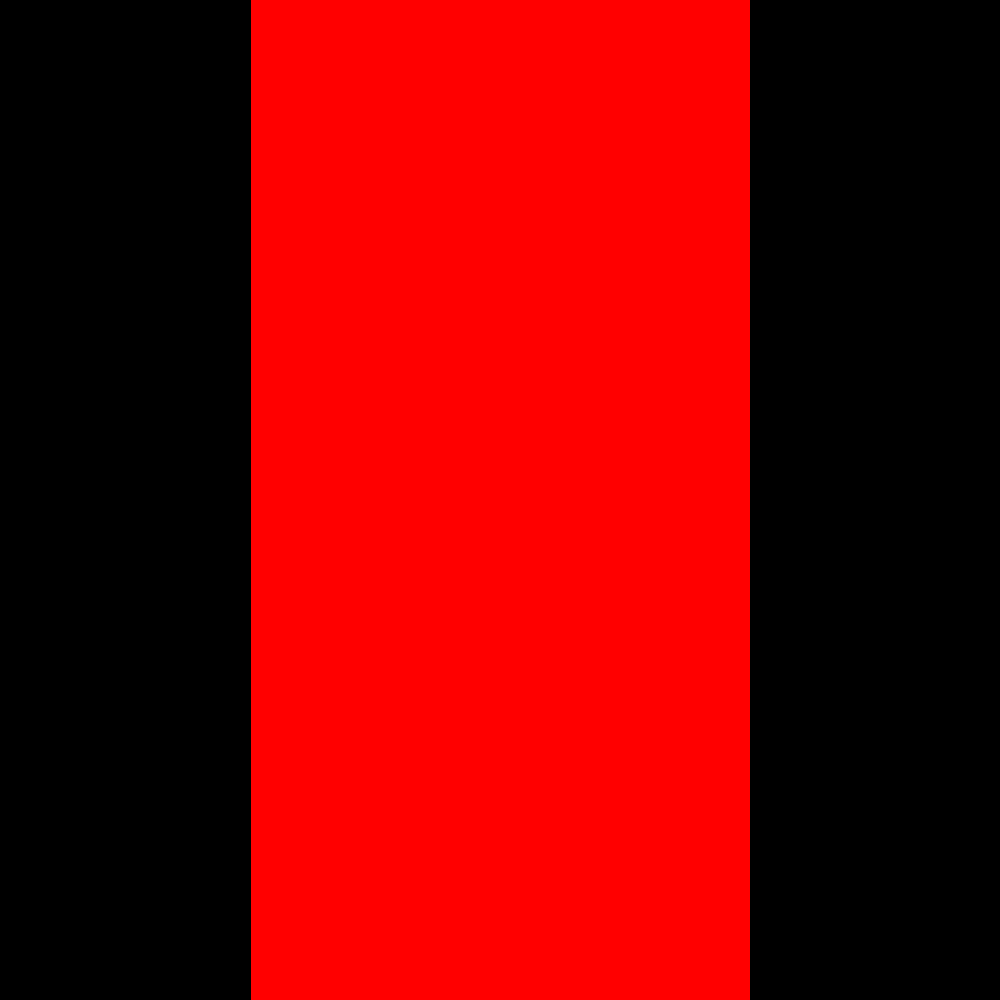

Here is the Python script that generated this plot:
""" Challenge: Cut off the left and right sides using the conditional: if x > 250 and x < 750. """

from PIL import Image, ImageDraw

# Setup
img_width = 1000
img_height = 1000
img = Image.new("RGB", (img_width, img_height))
img1 = ImageDraw.Draw(img)


# Draw
for x in range(img_width):
    for y in range(img_height):
        if x > 250 and x < 750:
            img1.point((x, y), fill='red')

# Saves the picture
img_path = __file__.replace('.py', '.png')
img.save(img_path)
print(f'Saved {img_path}')
img.show()
